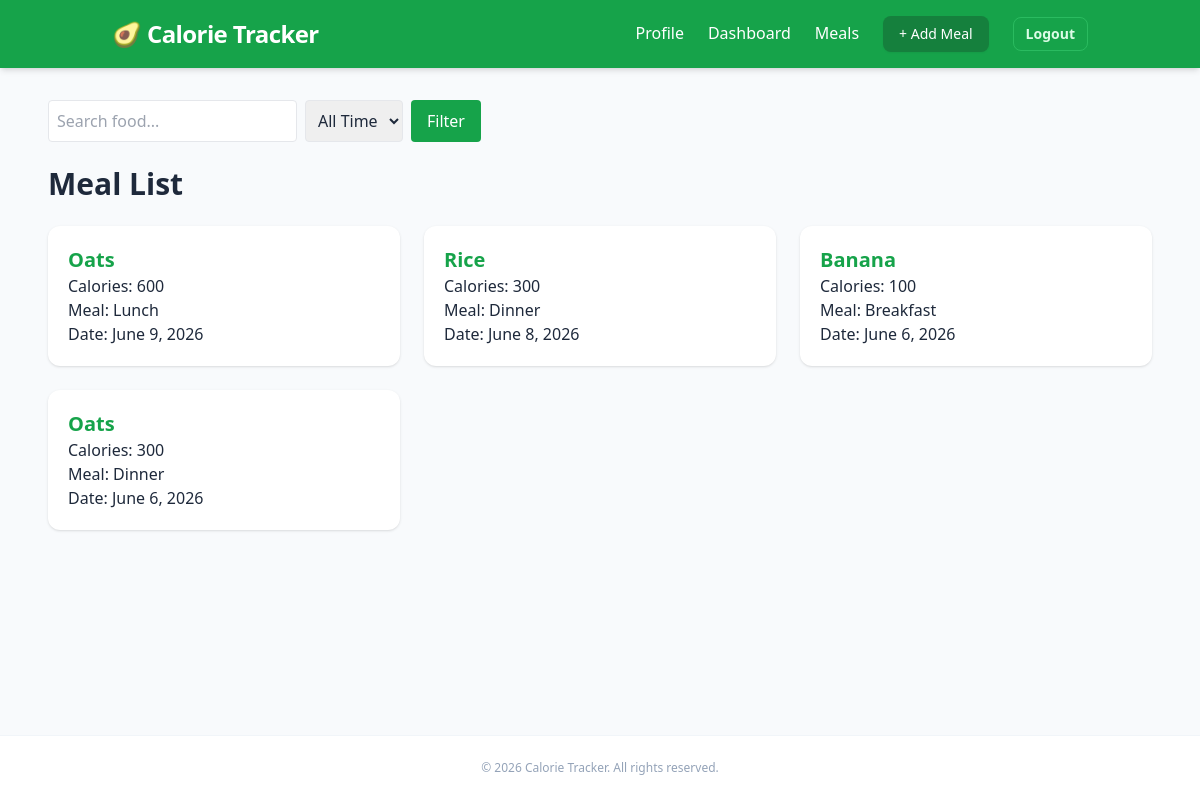
/meals/ (signed in), run on the app's committed database.
### meals/models.py (models this page shows, shortened)
class FoodEntry(models.Model):
    MEAL_CHOICES = [
        ("Breakfast", "Breakfast"),
        ("Lunch", "Lunch"),
        ("Dinner", "Dinner"),
        ("Snack", "Snack"),
    ]
    user = models.ForeignKey(
        User,
        on_delete=models.CASCADE
    )
    food_name = models.CharField(max_length=100)
    calories = models.PositiveIntegerField()
    meal_type = models.CharField(
        max_length=20,
        choices=MEAL_CHOICES
    )
    date = models.DateField()
    created_at = models.DateTimeField(
        auto_now_add=True
    )

### meals/views.py (the view)
# urls.py: path("meals/",views.MealListView.as_view(), name="meals_list"),
class MealListView(
    LoginRequiredMixin,
    ListView
):
    model = FoodEntry
    template_name = "meals/meals_list.html"
    context_object_name = "meals"
    def get_queryset(self):
        queryset = FoodEntry.objects.filter(
            user=self.request.user
        )
        search = self.request.GET.get(
            "search"
        )
        filter_type = self.request.GET.get(
            "filter"
                )
        if filter_type == "today":
            queryset = queryset.filter(
                date=date.today()
            )
        if search:
            queryset = queryset.filter(
                food_name__icontains=search
            )
        return queryset.order_by("-date")

### meals/templates/meals/meals_list.html (shortened to what this page needs)
{% extends 'meals/base.html' %}
{% block content %}
<form method="GET" class="mb-6 flex gap-2">
    <input type="text" name="search" placeholder="Search food..." value="{{ request.GET.search }}" class="border p-2 rounded">
    <select name="filter" class="border p-2 rounded">
        <option value="">All Time</option>
    </select>
    <button class="bg-green-600 text-white px-4 py-2 rounded">Filter</button>
</form>
<h2 class="text-3xl font-bold mb-6">
    Meal List
</h2>
<div class="grid md:grid-cols-2 lg:grid-cols-3 gap-6">
    {% for meal in meals %}
        <div class="bg-white p-5 rounded-xl shadow">
    <a href="{% url 'meal_detail' meal.id %}" class="text-xl font-bold text-green-600">
        {{ meal.food_name }}
    </a>
    <p>
        Calories: {{ meal.calories }}
    </p>
    <p>
        Meal: {{ meal.meal_type }}
    </p>
    <p>
        Date: {{ meal.date }}
    </p>
</div>
    {% empty %}
        <p>No meals found.</p>
    {% endfor %}
</div>
{% endblock %}

### data on the page
FoodEntry: food_name "Oats", calories "600", meal_type "Lunch", date "June 9, 2026"
FoodEntry: food_name "Rice", calories "300", meal_type "Dinner", date "June 8, 2026"
FoodEntry: food_name "Banana", calories "100", meal_type "Breakfast", date "June 6, 2026"
FoodEntry: food_name "Oats", calories "300", meal_type "Dinner", date "June 6, 2026"
